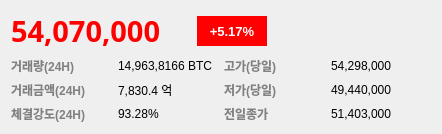
<?xml version="1.0" encoding="UTF-8"?>
<ui version="4.0">
 <class>Form</class>
 <widget class="QWidget" name="Form">
  <property name="geometry">
   <rect>
    <x>0</x>
    <y>0</y>
    <width>442</width>
    <height>116</height>
   </rect>
  </property>
  <property name="windowTitle">
   <string>Form</string>
  </property>
  <layout class="QVBoxLayout" name="verticalLayout">
   <item>
    <layout class="QHBoxLayout" name="horizontalLayout">
     <item>
      <widget class="QLabel" name="label_1">
       <property name="minimumSize">
        <size>
         <width>180</width>
         <height>0</height>
        </size>
       </property>
       <property name="maximumSize">
        <size>
         <width>16777215</width>
         <height>100</height>
        </size>
       </property>
       <property name="font">
        <font>
         <family>맑은 고딕</family>
         <pointsize>22</pointsize>
         <weight>75</weight>
         <bold>true</bold>
        </font>
       </property>
       <property name="styleSheet">
        <string notr="true">color:red;</string>
       </property>
       <property name="text">
        <string>54,070,000</string>
       </property>
      </widget>
     </item>
     <item>
      <widget class="QLabel" name="label_2">
       <property name="minimumSize">
        <size>
         <width>70</width>
         <height>30</height>
        </size>
       </property>
       <property name="maximumSize">
        <size>
         <width>70</width>
         <height>30</height>
        </size>
       </property>
       <property name="font">
        <font>
         <pointsize>10</pointsize>
         <weight>75</weight>
         <bold>true</bold>
        </font>
       </property>
       <property name="styleSheet">
        <string notr="true">background-color:red;color:white</string>
       </property>
       <property name="text">
        <string>+5.17%</string>
       </property>
       <property name="alignment">
        <set>Qt::AlignCenter</set>
       </property>
      </widget>
     </item>
     <item>
      <spacer name="horizontalSpacer">
       <property name="orientation">
        <enum>Qt::Horizontal</enum>
       </property>
       <property name="sizeHint" stdset="0">
        <size>
         <width>40</width>
         <height>20</height>
        </size>
       </property>
      </spacer>
     </item>
    </layout>
   </item>
   <item>
    <layout class="QGridLayout" name="gridLayout">
     <item row="0" column="0">
      <widget class="QLabel" name="label_3">
       <property name="font">
        <font>
         <weight>75</weight>
         <bold>true</bold>
        </font>
       </property>
       <property name="styleSheet">
        <string notr="true">color:gray</string>
       </property>
       <property name="text">
        <string>거래량(24H)</string>
       </property>
      </widget>
     </item>
     <item row="1" column="3">
      <widget class="QLabel" name="label_10">
       <property name="text">
        <string>49,440,000</string>
       </property>
      </widget>
     </item>
     <item row="1" column="2">
      <widget class="QLabel" name="label_9">
       <property name="font">
        <font>
         <weight>75</weight>
         <bold>true</bold>
        </font>
       </property>
       <property name="styleSheet">
        <string notr="true">color:gray</string>
       </property>
       <property name="text">
        <string>저가(당일)</string>
       </property>
      </widget>
     </item>
     <item row="1" column="0">
      <widget class="QLabel" name="label_7">
       <property name="font">
        <font>
         <weight>75</weight>
         <bold>true</bold>
        </font>
       </property>
       <property name="styleSheet">
        <string notr="true">color:gray</string>
       </property>
       <property name="text">
        <string>거래금액(24H)</string>
       </property>
      </widget>
     </item>
     <item row="1" column="1">
      <widget class="QLabel" name="label_8">
       <property name="text">
        <string>7,830.4 억</string>
       </property>
      </widget>
     </item>
     <item row="0" column="3">
      <widget class="QLabel" name="label_6">
       <property name="text">
        <string>54,298,000</string>
       </property>
      </widget>
     </item>
     <item row="0" column="2">
      <widget class="QLabel" name="label_5">
       <property name="font">
        <font>
         <weight>75</weight>
         <bold>true</bold>
        </font>
       </property>
       <property name="styleSheet">
        <string notr="true">color:gray</string>
       </property>
       <property name="text">
        <string>고가(당일)</string>
       </property>
      </widget>
     </item>
     <item row="0" column="1">
      <widget class="QLabel" name="label_4">
       <property name="text">
        <string>14,963,8166 BTC</string>
       </property>
      </widget>
     </item>
     <item row="2" column="0">
      <widget class="QLabel" name="label_11">
       <property name="font">
        <font>
         <weight>75</weight>
         <bold>true</bold>
        </font>
       </property>
       <property name="styleSheet">
        <string notr="true">color:gray</string>
       </property>
       <property name="text">
        <string>체결강도(24H)</string>
       </property>
      </widget>
     </item>
     <item row="2" column="1">
      <widget class="QLabel" name="label_12">
       <property name="text">
        <string>93.28%</string>
       </property>
      </widget>
     </item>
     <item row="2" column="2">
      <widget class="QLabel" name="label_13">
       <property name="font">
        <font>
         <weight>75</weight>
         <bold>true</bold>
        </font>
       </property>
       <property name="styleSheet">
        <string notr="true">color:gray</string>
       </property>
       <property name="text">
        <string>전일종가</string>
       </property>
      </widget>
     </item>
     <item row="2" column="3">
      <widget class="QLabel" name="label_14">
       <property name="text">
        <string>51,403,000</string>
       </property>
      </widget>
     </item>
    </layout>
   </item>
  </layout>
 </widget>
 <resources/>
 <connections/>
</ui>
